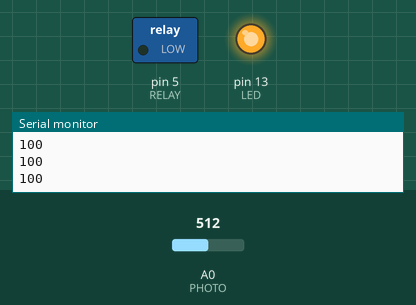
Simulated run of this sketch. Board: Arduino Uno, built with avr-gcc and run on an emulated ATmega328P. Shown: switched loads named in the sketch (green lamp = pin HIGH), output pins drawn as LEDs (lit = HIGH), the last lines printed to the serial monitor. The test bench sets the inputs (shaded band); at power-on: A0 (PHOTO) = 512.

Above: at 1.2 s.
1.3 s: A0 (PHOTO) set to 199
2.8 s: A0 (PHOTO) set to 177
At 3.7 s:
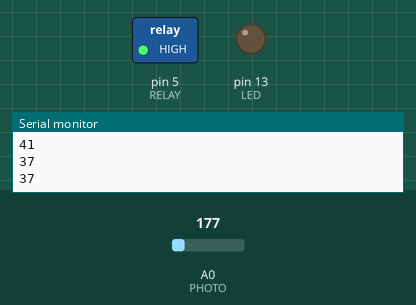
4.5 s: A0 (PHOTO) set to 234
6.0 s: A0 (PHOTO) set to 267
At 7.2 s:
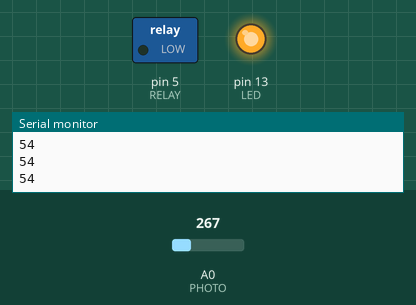
7.5 s: A0 (PHOTO) set to 122
At 8.4 s:
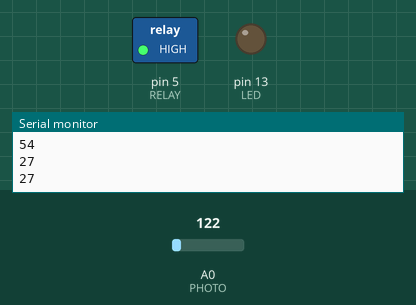
Timing chart, 0 to 10.0 s (numbered marks = the images above; inputs shaded):
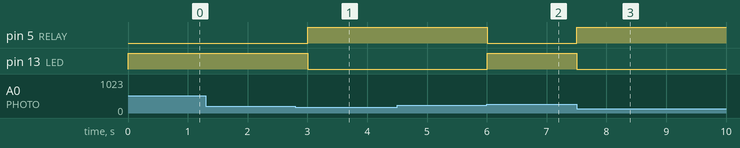

The sketch:

mini_pro.ino
```cpp
#define PHOTO A0
  #define RELAY 5
#define LED 13

// calibration
int calMin;
int calMax;

int lightCurrent;
int lightLevel;

// threshold for relay
int thrOn = 50;
int thrOff = 40;

void setup() {
  Serial.begin(9600);
  pinMode(PHOTO, INPUT);
  pinMode(RELAY, OUTPUT);
  pinMode(LED, OUTPUT);
  digitalWrite(LED, LOW);
  digitalWrite(RELAY, LOW);

  lightCurrent = analogRead(PHOTO);
  calMin = lightLevel - 25;
  calMax = lightLevel;
}

void loop() {

  // calibrate
  lightCurrent = analogRead(PHOTO);
  if (calMin > lightCurrent) {
    calMin = lightCurrent;
  }
  if (calMax < lightCurrent) {
    calMax = lightCurrent;
  }

  lightLevel = map(lightCurrent, calMin, calMax, 0, 100);
  Serial.println(lightLevel);

  if (lightLevel > thrOn) {
    digitalWrite(LED, HIGH);
    digitalWrite(RELAY, LOW);
  } else if (lightLevel < thrOff) {
    digitalWrite(LED, LOW);
    digitalWrite(RELAY, HIGH);
  }

  delay(500);
}
```

Measured:
- the behaviour switches between 190 and 189 on A0 (PHOTO) (found by bisection; images 0 and 1)
- the behaviour switches between 248 and 249 on A0 (PHOTO) (found by bisection; images 1 and 2)
- after the input at 2.8 s, pin 5 (RELAY): LOW → HIGH after 0.20 s; pin 13 (LED): HIGH → LOW after 0.20 s
- after the input at 6.0 s, pin 5 (RELAY): HIGH → LOW at once; pin 13 (LED): LOW → HIGH at once
- after the input at 7.5 s, pin 5 (RELAY): LOW → HIGH at once; pin 13 (LED): HIGH → LOW at once
